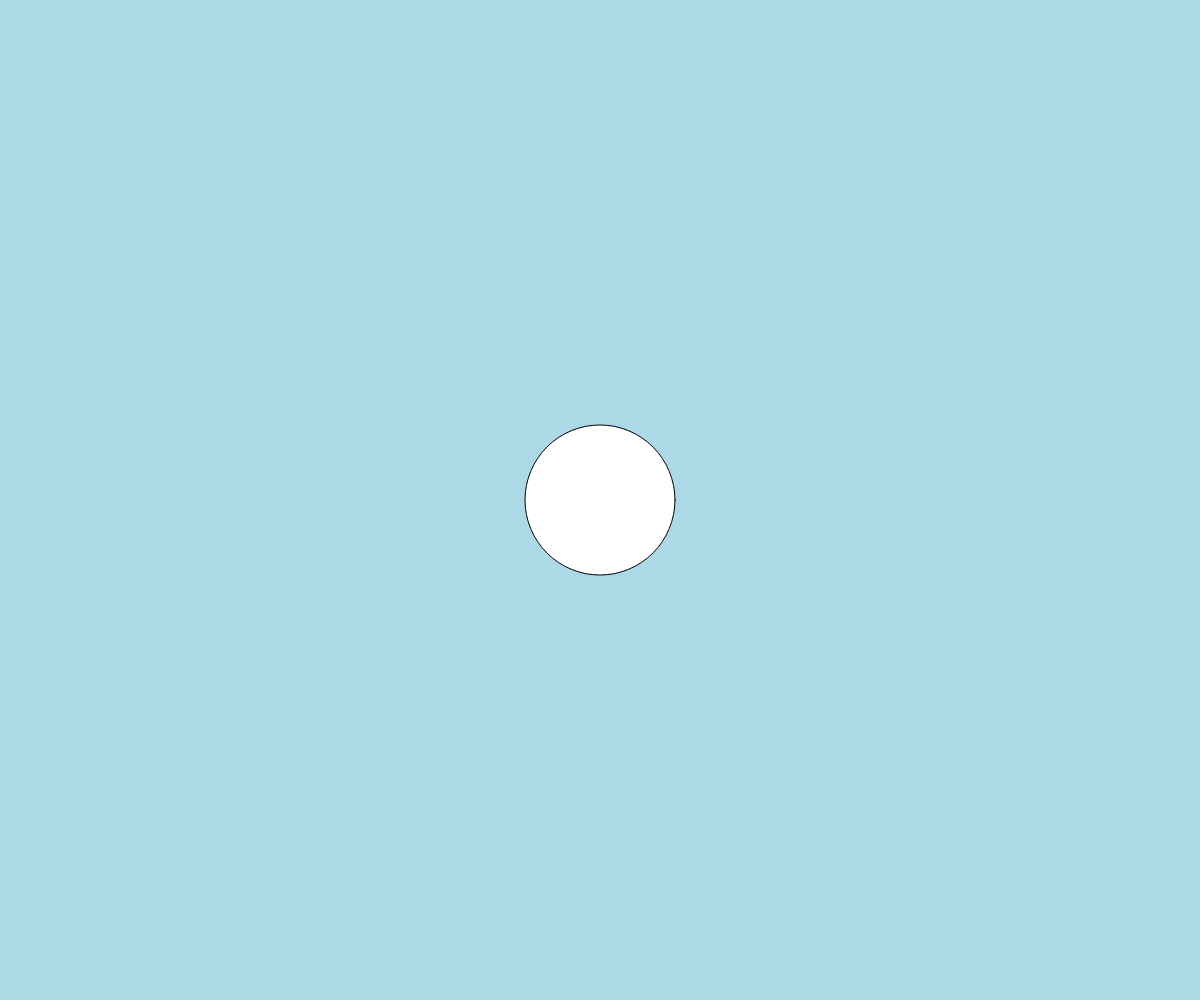
Frame 1 (no input)
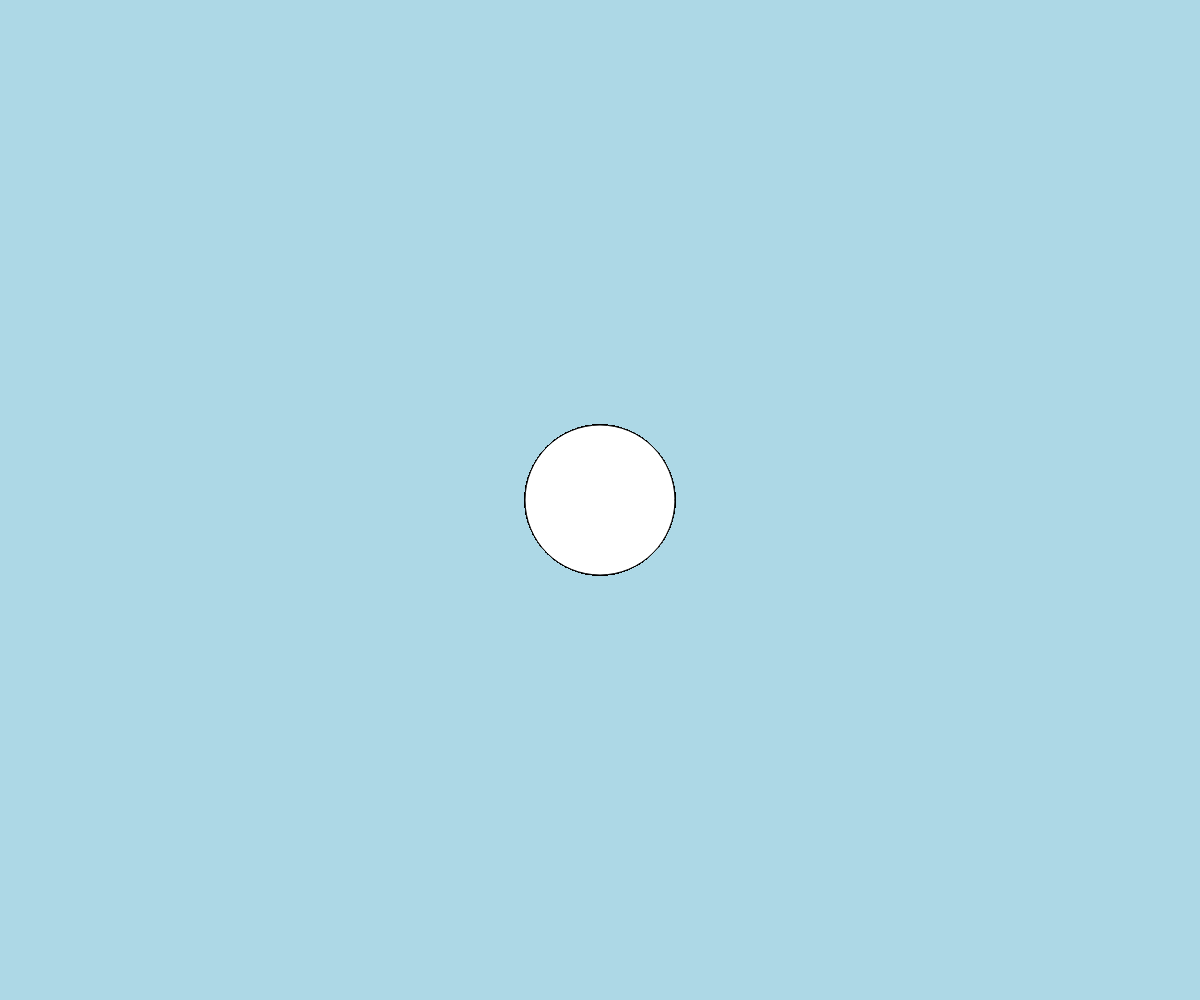
Frame 60 (no input)
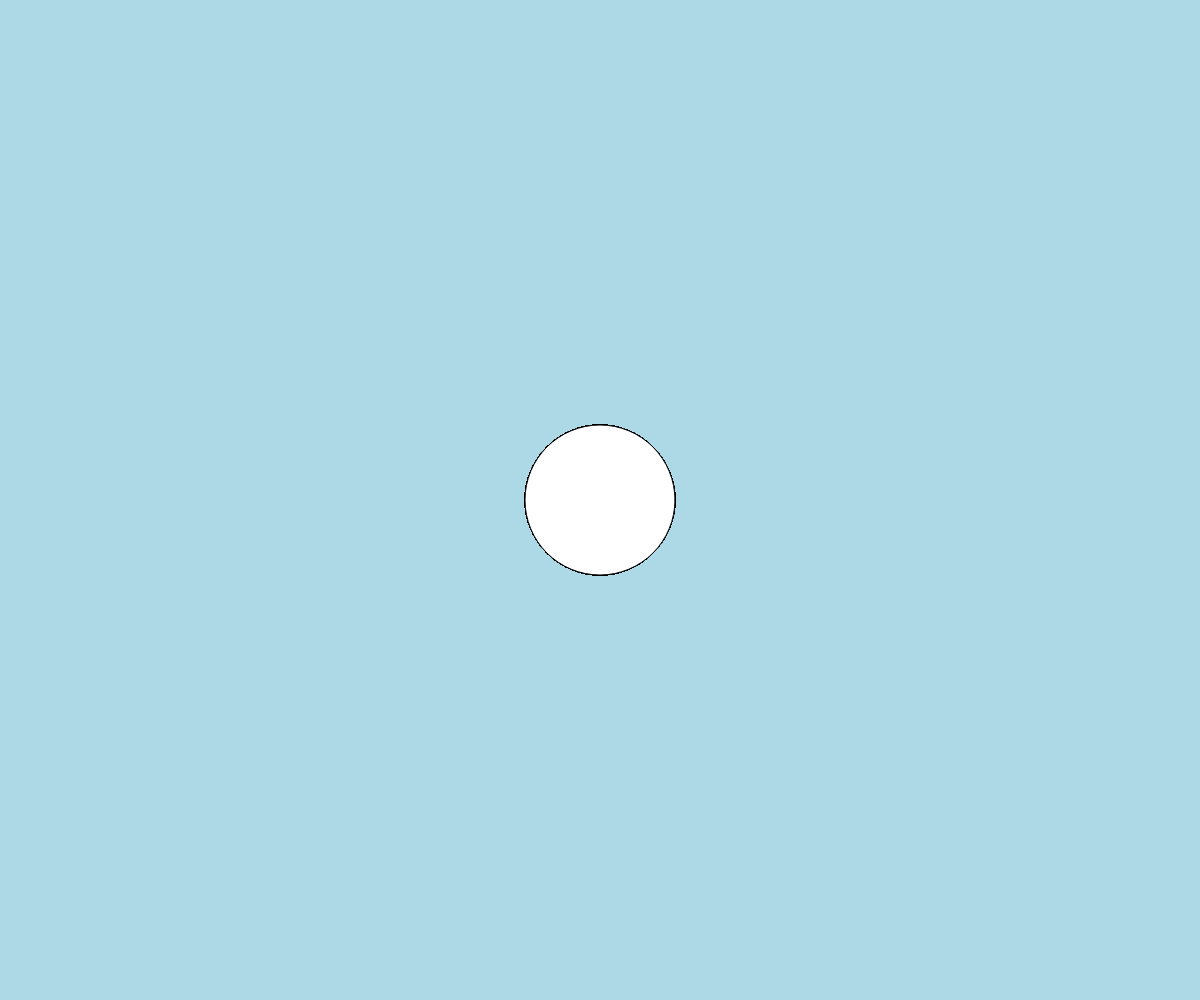
Frame 120 (the mouse pressed at the canvas centre since frame 60)

The p5.js sketch that drew these frames (run headless with seeded random() and noise() and a simulated clock; from frame 60 on, the mouse is pressed at the canvas centre):

// p5.js sketch
// ── sketch.js
let button
let gotPermission = false
let notApplicable = false

let cx, cy

function setup() {
  createCanvas(windowWidth, windowHeight)
  background('lightblue')

  if (typeof(DeviceOrientationEvent) !== 'undefined' && typeof(DeviceOrientationEvent.requestPermission) === 'function') {
    button = createButton('click to allow access to sensors')
    button.style("font-size", "24px")
    button.center()
    button.mousePressed(requestAccess)
  } else {
    notApplicable = true
  }
  
  cx = width/2
  cy = height/2
}

function draw() {
  if (!gotPermission && !notApplicable) return

  const dx = constrain(rotationY, -3, 3)
  const dy = constrain(rotationX, -3, 3)
  cx += dx
  cy += dy
  cx = constrain(cx, -width, width)
  cy = constrain(cy, -height, height)

  ellipse(cx, cy, 150, 150)
}

function requestAccess() {
  if (typeof(DeviceOrientationEvent) !== 'undefined' && typeof(DeviceOrientationEvent.requestPermission) === 'function') {
    DeviceOrientationEvent.requestPermission()
      .then(response => {
        if (response == 'granted') {
          gotPermission = true
        }
      })
      .catch(console.error)
  } else {
    alert('DeviceOrientationEvent is not defined. Please use a mobile device.');
    gotPermission = true
  }

  button.remove()
}
